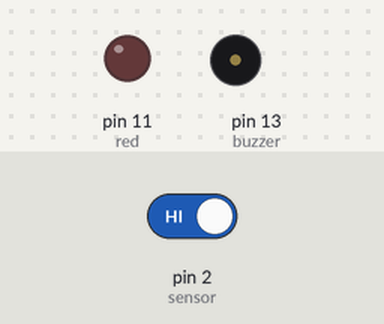
Recording of a sketch running on a simulated Arduino Uno, built with avr-gcc and run on an emulated ATmega328P. Shown: output pins drawn as LEDs (lit = HIGH), buzzer (waves = sounding, pin HIGH). The test bench sets the inputs (shaded band); at power-on: pin 2 (sensor) HIGH. What the sketch prints to the serial monitor is not drawn.

Above: at 1.2 s.
1.3 s: pin 2 (sensor) driven LOW
At 2.5 s:
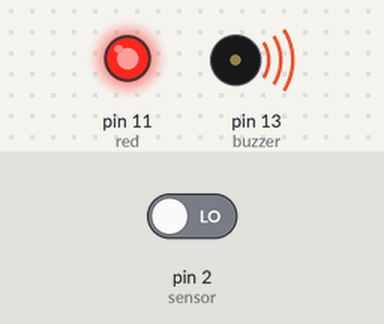
2.8 s: pin 2 (sensor) driven HIGH
At 4.2 s:
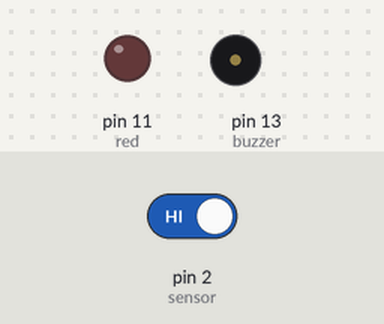
Timing chart, 0 to 5.8 s (numbered marks = the images above; inputs shaded):
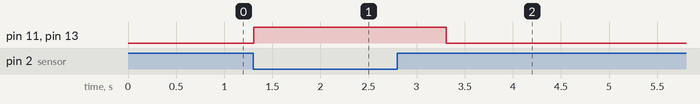

Measured:
- after the input at 1.3 s, pin 11 (red), pin 13 (buzzer): LOW → HIGH at once
- after the input at 2.8 s, pin 11 (red), pin 13 (buzzer): HIGH → LOW after 0.51 s

The sketch:

electronicMaze.ino
```cpp
int red = 11;
int buzzer = 13;
int sensor = 2;

void setup() {
  Serial.begin(9600);
  pinMode(buzzer, OUTPUT);
  pinMode(red, OUTPUT);
  pinMode(sensor, INPUT_PULLUP);
}

void loop() {
  int sensorVal = digitalRead(sensor);
  Serial.println(sensorVal);

  if (sensorVal == LOW) {
      digitalWrite(buzzer, HIGH);
    digitalWrite(red, HIGH);
    delay(1000);


  } else {
        digitalWrite(buzzer, LOW);
    digitalWrite(red, LOW);

  }
}
```
